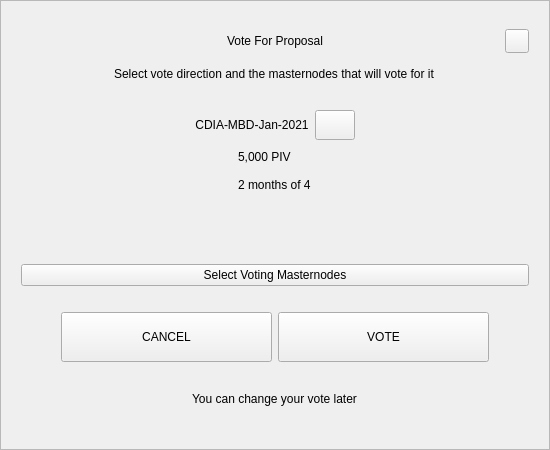
<?xml version="1.0" encoding="UTF-8"?>
<ui version="4.0">
 <class>VoteDialog</class>
 <widget class="QWidget" name="VoteDialog">
  <property name="geometry">
   <rect>
    <x>0</x>
    <y>0</y>
    <width>550</width>
    <height>450</height>
   </rect>
  </property>
  <layout class="QVBoxLayout" name="verticalLayout_1">
   <property name="spacing">
    <number>0</number>
   </property>
   <property name="leftMargin">
    <number>0</number>
   </property>
   <property name="topMargin">
    <number>0</number>
   </property>
   <property name="rightMargin">
    <number>0</number>
   </property>
   <property name="bottomMargin">
    <number>0</number>
   </property>
   <item>
    <widget class="QFrame" name="frame">
     <property name="styleSheet">
      <string notr="true"/>
     </property>
     <property name="frameShape">
      <enum>QFrame::StyledPanel</enum>
     </property>
     <property name="frameShadow">
      <enum>QFrame::Raised</enum>
     </property>
     <layout class="QVBoxLayout" name="verticalLayout_2">
      <property name="spacing">
       <number>6</number>
      </property>
      <property name="leftMargin">
       <number>20</number>
      </property>
      <property name="topMargin">
       <number>20</number>
      </property>
      <property name="rightMargin">
       <number>20</number>
      </property>
      <property name="bottomMargin">
       <number>20</number>
      </property>
      <item>
       <layout class="QHBoxLayout" name="horizontalLayout_1">
        <property name="spacing">
         <number>0</number>
        </property>
        <item>
         <spacer name="horizontalSpacer_1">
          <property name="orientation">
           <enum>Qt::Horizontal</enum>
          </property>
          <property name="sizeHint" stdset="0">
           <size>
            <width>40</width>
            <height>20</height>
           </size>
          </property>
         </spacer>
        </item>
        <item>
         <widget class="QLabel" name="labelTitle">
          <property name="minimumSize">
           <size>
            <width>0</width>
            <height>40</height>
           </size>
          </property>
          <property name="maximumSize">
           <size>
            <width>16777215</width>
            <height>40</height>
           </size>
          </property>
          <property name="styleSheet">
           <string notr="true">padding-left:24px;</string>
          </property>
          <property name="text">
           <string>Vote For Proposal</string>
          </property>
          <property name="alignment">
           <set>Qt::AlignCenter</set>
          </property>
          <property name="margin">
           <number>7</number>
          </property>
         </widget>
        </item>
        <item>
         <spacer name="horizontalSpacer_2">
          <property name="orientation">
           <enum>Qt::Horizontal</enum>
          </property>
          <property name="sizeHint" stdset="0">
           <size>
            <width>40</width>
            <height>20</height>
           </size>
          </property>
         </spacer>
        </item>
        <item>
         <widget class="QPushButton" name="btnEsc">
          <property name="minimumSize">
           <size>
            <width>24</width>
            <height>24</height>
           </size>
          </property>
          <property name="maximumSize">
           <size>
            <width>24</width>
            <height>24</height>
           </size>
          </property>
          <property name="focusPolicy">
           <enum>Qt::NoFocus</enum>
          </property>
          <property name="text">
           <string/>
          </property>
         </widget>
        </item>
       </layout>
      </item>
      <item alignment="Qt::AlignHCenter">
       <widget class="QLabel" name="labelSubtitle">
        <property name="text">
         <string>Select vote direction and the masternodes that will vote for it</string>
        </property>
       </widget>
      </item>
      <item>
       <spacer name="verticalSpacer_1">
        <property name="orientation">
         <enum>Qt::Vertical</enum>
        </property>
        <property name="sizeType">
         <enum>QSizePolicy::Expanding</enum>
        </property>
        <property name="sizeHint" stdset="0">
         <size>
          <width>20</width>
          <height>40</height>
         </size>
        </property>
       </spacer>
      </item>
      <item>
       <layout class="QHBoxLayout" name="horizontalLayout_2">
        <item>
         <spacer name="horizontalSpacer_3">
          <property name="orientation">
           <enum>Qt::Horizontal</enum>
          </property>
          <property name="sizeHint" stdset="0">
           <size>
            <width>40</width>
            <height>20</height>
           </size>
          </property>
         </spacer>
        </item>
        <item>
         <widget class="QLabel" name="labelTitleVote">
          <property name="minimumSize">
           <size>
            <width>0</width>
            <height>30</height>
           </size>
          </property>
          <property name="text">
           <string notr="true">CDIA-MBD-Jan-2021</string>
          </property>
          <property name="alignment">
           <set>Qt::AlignCenter</set>
          </property>
          <property name="wordWrap">
           <bool>true</bool>
          </property>
         </widget>
        </item>
        <item>
         <widget class="QPushButton" name="btnLink">
          <property name="minimumSize">
           <size>
            <width>0</width>
            <height>30</height>
           </size>
          </property>
          <property name="maximumSize">
           <size>
            <width>16777215</width>
            <height>30</height>
           </size>
          </property>
          <property name="cursor">
           <cursorShape>PointingHandCursor</cursorShape>
          </property>
          <property name="text">
           <string/>
          </property>
         </widget>
        </item>
        <item>
         <spacer name="horizontalSpacer_4">
          <property name="orientation">
           <enum>Qt::Horizontal</enum>
          </property>
          <property name="sizeHint" stdset="0">
           <size>
            <width>40</width>
            <height>20</height>
           </size>
          </property>
         </spacer>
        </item>
       </layout>
      </item>
      <item alignment="Qt::AlignHCenter">
       <widget class="QWidget" name="widget" native="true">
        <property name="minimumSize">
         <size>
          <width>0</width>
          <height>50</height>
         </size>
        </property>
        <layout class="QVBoxLayout" name="verticalLayout_3">
         <property name="spacing">
          <number>6</number>
         </property>
         <property name="leftMargin">
          <number>0</number>
         </property>
         <property name="topMargin">
          <number>0</number>
         </property>
         <property name="rightMargin">
          <number>0</number>
         </property>
         <property name="bottomMargin">
          <number>0</number>
         </property>
         <item>
          <widget class="QLabel" name="labelAmount">
           <property name="text">
            <string notr="true">5,000 PIV</string>
           </property>
          </widget>
         </item>
         <item>
          <widget class="QLabel" name="labelTime">
           <property name="text">
            <string notr="true">2 months of 4</string>
           </property>
          </widget>
         </item>
        </layout>
       </widget>
      </item>
      <item>
       <spacer name="verticalSpacer_2">
        <property name="orientation">
         <enum>Qt::Vertical</enum>
        </property>
        <property name="sizeType">
         <enum>QSizePolicy::Fixed</enum>
        </property>
        <property name="sizeHint" stdset="0">
         <size>
          <width>20</width>
          <height>10</height>
         </size>
        </property>
       </spacer>
      </item>
      <item>
       <widget class="QWidget" name="containerVotes" native="true">
        <property name="minimumSize">
         <size>
          <width>0</width>
          <height>36</height>
         </size>
        </property>
        <layout class="QHBoxLayout" name="horizontalLayout_3" stretch="1,0,1">
         <property name="spacing">
          <number>0</number>
         </property>
         <property name="leftMargin">
          <number>0</number>
         </property>
         <property name="topMargin">
          <number>0</number>
         </property>
         <property name="rightMargin">
          <number>0</number>
         </property>
         <property name="bottomMargin">
          <number>0</number>
         </property>
         <item>
          <widget class="QWidget" name="containerNo" native="true">
           <property name="sizePolicy">
            <sizepolicy hsizetype="Expanding" vsizetype="Preferred">
             <horstretch>0</horstretch>
             <verstretch>0</verstretch>
            </sizepolicy>
           </property>
           <property name="minimumSize">
            <size>
             <width>0</width>
             <height>36</height>
            </size>
           </property>
           <layout class="QGridLayout" name="gridLayout">
            <property name="leftMargin">
             <number>0</number>
            </property>
            <property name="topMargin">
             <number>0</number>
            </property>
            <property name="rightMargin">
             <number>0</number>
            </property>
            <property name="bottomMargin">
             <number>0</number>
            </property>
            <property name="spacing">
             <number>0</number>
            </property>
           </layout>
          </widget>
         </item>
         <item>
          <spacer name="horizontalSpacer_5">
           <property name="orientation">
            <enum>Qt::Horizontal</enum>
           </property>
           <property name="sizeType">
            <enum>QSizePolicy::Fixed</enum>
           </property>
           <property name="sizeHint" stdset="0">
            <size>
             <width>16</width>
             <height>20</height>
            </size>
           </property>
          </spacer>
         </item>
         <item>
          <widget class="QWidget" name="containerYes" native="true">
           <property name="minimumSize">
            <size>
             <width>0</width>
             <height>36</height>
            </size>
           </property>
           <property name="layoutDirection">
            <enum>Qt::LeftToRight</enum>
           </property>
           <layout class="QGridLayout" name="gridLayout_2">
            <property name="leftMargin">
             <number>0</number>
            </property>
            <property name="topMargin">
             <number>0</number>
            </property>
            <property name="rightMargin">
             <number>0</number>
            </property>
            <property name="bottomMargin">
             <number>0</number>
            </property>
            <property name="horizontalSpacing">
             <number>0</number>
            </property>
           </layout>
          </widget>
         </item>
        </layout>
       </widget>
      </item>
      <item>
       <spacer name="verticalSpacer_3">
        <property name="orientation">
         <enum>Qt::Vertical</enum>
        </property>
        <property name="sizeType">
         <enum>QSizePolicy::Fixed</enum>
        </property>
        <property name="sizeHint" stdset="0">
         <size>
          <width>20</width>
          <height>10</height>
         </size>
        </property>
       </spacer>
      </item>
      <item>
       <widget class="QPushButton" name="btnSelectMasternodes">
        <property name="cursor">
         <cursorShape>PointingHandCursor</cursorShape>
        </property>
        <property name="text">
         <string>Select Voting Masternodes</string>
        </property>
       </widget>
      </item>
      <item>
       <spacer name="verticalSpacer_4">
        <property name="orientation">
         <enum>Qt::Vertical</enum>
        </property>
        <property name="sizeType">
         <enum>QSizePolicy::Fixed</enum>
        </property>
        <property name="sizeHint" stdset="0">
         <size>
          <width>20</width>
          <height>20</height>
         </size>
        </property>
       </spacer>
      </item>
      <item>
       <layout class="QHBoxLayout" name="horizontalLayout_4" stretch="0,2,2,0">
        <item>
         <spacer name="horizontalSpacer_6">
          <property name="orientation">
           <enum>Qt::Horizontal</enum>
          </property>
          <property name="sizeHint" stdset="0">
           <size>
            <width>40</width>
            <height>20</height>
           </size>
          </property>
         </spacer>
        </item>
        <item>
         <widget class="QPushButton" name="btnCancel">
          <property name="minimumSize">
           <size>
            <width>0</width>
            <height>50</height>
           </size>
          </property>
          <property name="focusPolicy">
           <enum>Qt::NoFocus</enum>
          </property>
          <property name="text">
           <string>CANCEL</string>
          </property>
         </widget>
        </item>
        <item>
         <widget class="QPushButton" name="btnSave">
          <property name="minimumSize">
           <size>
            <width>0</width>
            <height>50</height>
           </size>
          </property>
          <property name="focusPolicy">
           <enum>Qt::NoFocus</enum>
          </property>
          <property name="text">
           <string>VOTE</string>
          </property>
         </widget>
        </item>
        <item>
         <spacer name="horizontalSpacer_7">
          <property name="orientation">
           <enum>Qt::Horizontal</enum>
          </property>
          <property name="sizeHint" stdset="0">
           <size>
            <width>40</width>
            <height>20</height>
           </size>
          </property>
         </spacer>
        </item>
       </layout>
      </item>
      <item>
       <spacer name="verticalSpacer_5">
        <property name="orientation">
         <enum>Qt::Vertical</enum>
        </property>
        <property name="sizeType">
         <enum>QSizePolicy::Expanding</enum>
        </property>
        <property name="sizeHint" stdset="0">
         <size>
          <width>20</width>
          <height>10</height>
         </size>
        </property>
       </spacer>
      </item>
      <item>
       <spacer name="verticalSpacer_6">
        <property name="orientation">
         <enum>Qt::Vertical</enum>
        </property>
        <property name="sizeHint" stdset="0">
         <size>
          <width>20</width>
          <height>40</height>
         </size>
        </property>
       </spacer>
      </item>
      <item alignment="Qt::AlignHCenter">
       <widget class="QLabel" name="labelMessage">
        <property name="text">
         <string>You can change your vote later</string>
        </property>
       </widget>
      </item>
      <item>
       <spacer name="verticalSpacer_7">
        <property name="orientation">
         <enum>Qt::Vertical</enum>
        </property>
        <property name="sizeType">
         <enum>QSizePolicy::Expanding</enum>
        </property>
        <property name="sizeHint" stdset="0">
         <size>
          <width>20</width>
          <height>40</height>
         </size>
        </property>
       </spacer>
      </item>
     </layout>
    </widget>
   </item>
  </layout>
 </widget>
 <resources/>
 <connections/>
</ui>
